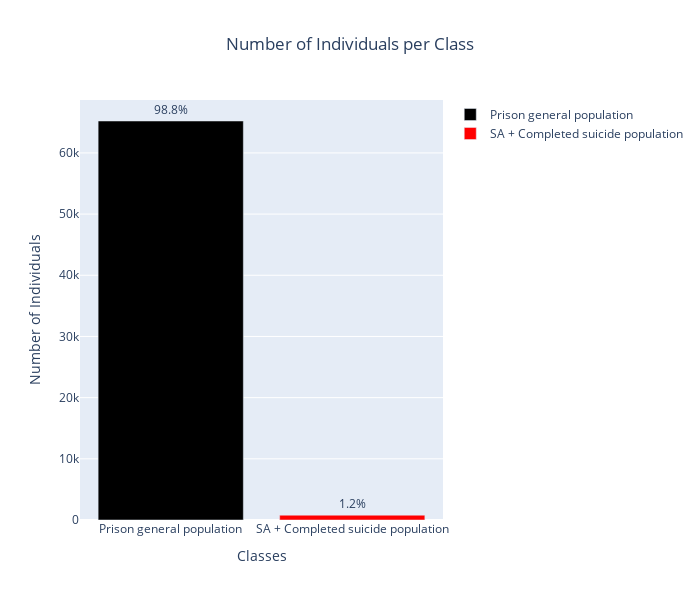

This figure's notebook cell:
### Code cell
import plotly.graph_objects as go

# Contar la cantidad de individuos en cada clase (0 y 1)
counts = df['CLASE'].value_counts()

# Calcular porcentajes
percentages = (counts / counts.sum()) * 100

# Crear gráfico de barras con Plotly
fig = go.Figure()

# Agregar barra para Clase 0 (negro)
fig.add_trace(go.Bar(
    x=['Prison general population'],
    y=[counts.get(0, 0)],
    text=f'{percentages.get(0, 0):.1f}%',
    textposition='outside',
    marker_color='black',
    name='Prison general population'
))

# Agregar barra para Clase 1 (rojo)
fig.add_trace(go.Bar(
    x=['SA + Completed suicide population'],
    y=[counts.get(1, 0)],
    text=f'{percentages.get(1, 0):.1f}%',
    textposition='outside',
    marker_color='red',
    name='SA + Completed suicide population'
))

# Configurar diseño con etiquetas en inglés
fig.update_layout(
    title='Number of Individuals per Class',
    title_x=0.5,
    xaxis=dict(title='Classes', tickmode='array',
               tickvals=[0, 1],
               ticktext=['Prison general population', 'SA + Completed suicide population']),
    yaxis_title='Number of Individuals',
    bargap=0.2,
    width=700,
    height=600
)

# Mostrar gráfico
fig.show()

# Guardar el gráfico en alta resolución
image_path = "/Users/silvanaruizmedina/Desktop/TFM/Imágenes/class_difference.png"
fig.write_image(image_path, scale=3, engine='kaleido')

### Figure 1 — Plotly figure (JSON) as saved in the notebook; plotly's stock layout.template omitted (floating-point values rounded to 4 significant figures)
{"data": [{"marker": {"color": "black"}, "name": "Prison general population", "text": "98.8%", "textposition": "outside", "type": "bar", "x": ["Prison general population"], "y": [65216]}, {"marker": {"color": "red"}, "name": "SA + Completed suicide population", "text": "1.2%", "textposition": "outside", "type": "bar", "x": ["SA + Completed suicide population"], "y": [788]}], "layout": {"bargap": 0.2, "height": 600, "title": {"text": "Number of Individuals per Class", "x": 0.5}, "width": 700, "xaxis": {"tickmode": "array", "ticktext": ["Prison general population", "SA + Completed suicide population"], "tickvals": [0, 1], "title": {"text": "Classes"}}, "yaxis": {"title": {"text": "Number of Individuals"}}}}
